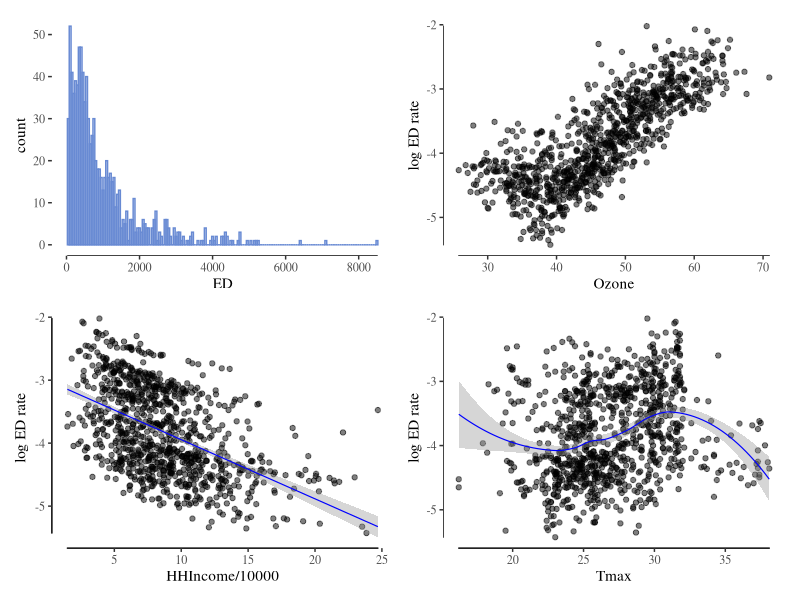

Write R code to recreate this figure.
## ---- chunk 1
# libraries
library(ggplot2)
library(ggthemes)
library(dplyr)
library(skimr)
library(patchwork)

# import data
data = read.csv("CA_ED.csv")
## ---- chunk 2
# delete row 958
data = data[-which(is.na(data$ZIP)), ]
# delete duplicated rows
data = data[-which(duplicated(data)),]
# summary statistics table
# kable(skim(data, skim_with(numeric = list(hist = NULL))))
## ---- chunk 3
# ED rate
data$ED_rate = data$ED/data$Pop
# log ED rate
data$ED_rate_log = log(data$ED_rate)
# HHIncome 
HHIncome = data$HHIncome/10000
## ---- chunk 4
# basic histogram for ED
p1 = data %>% ggplot(aes(x=ED)) + geom_histogram(binwidth=50, fill="#688AD3", 
                                                 color="#688AD3", alpha=0.2) +
  theme_tufte() + geom_rangeframe()

# Ozone
p2 = ggplot(data, aes(x = Ozone, y = ED_rate_log)) + geom_point(alpha = 0.5) + 
  # geom_smooth(col = "blue", size = 0.4)  + 
  xlab("Ozone") + ylab("log ED rate") + geom_rangeframe() + 
  theme_tufte() 

# HHIncome
p3 = ggplot(data, aes(x = HHIncome/10000, y = ED_rate_log)) + geom_point(alpha = 0.5) + 
  geom_smooth(col = "blue", size = 0.4, method = "lm")  + 
  xlab("HHIncome/10000") + ylab("log ED rate") + geom_rangeframe() + 
  theme_tufte() 

# Tmax
p4 = ggplot(data, aes(x = Tmax, y = ED_rate_log)) + geom_point(alpha = 0.5) + 
  geom_smooth(col = "blue", size = 0.4)  + 
  xlab("Tmax") + ylab("log ED rate") + geom_rangeframe() + 
  theme_tufte() 

(p1|p2)/
(p3|p4)
